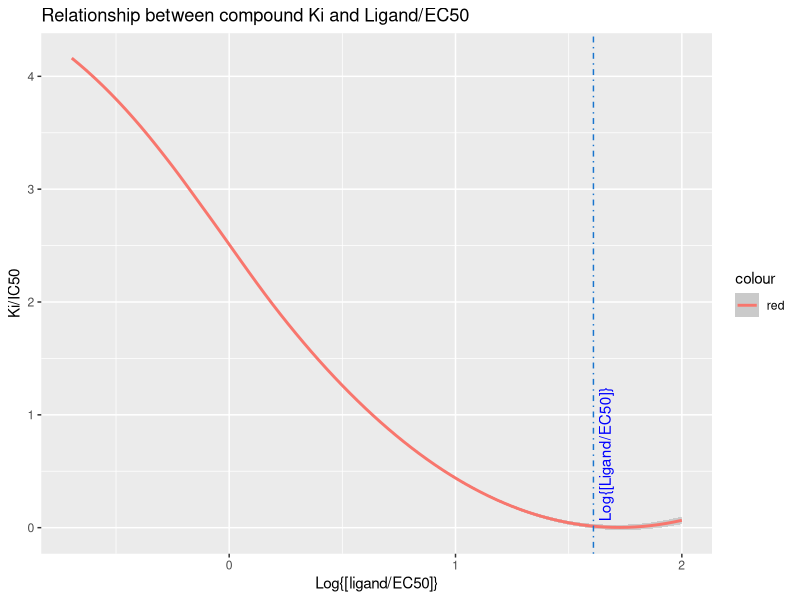

Write the R code that produced this figure.
## ---- chunk 1
      library(ggplot2)
      EC50 <- seq(from = 1, to = 500, by = 5)
      x_axis <- log10((100/EC50))
      y_axis <- ((100/(1+(100/EC50)))/20)
      mu <- log(100/20)
        
      #plot(x_axis, y_axis, type='l',lwd=1, lxlab='Log{[ligand/EC50]}', ylab = 'Ki/IC50', col='blue',main='Relationship between compound Ki and Ligand EC50')
      qplot(x_axis, y_axis, geom = "smooth", xlab='Log{[ligand/EC50]}', ylab = 'Ki/IC50', color='red',main='Relationship between compound Ki and Ligand/EC50') + geom_vline(xintercept = mu, col = "dodgerblue3", lty="dotdash") + geom_text(aes(x=mu+0.05, label="Log{[Ligand/EC50]}", y=0.65), colour="blue", angle=90)
